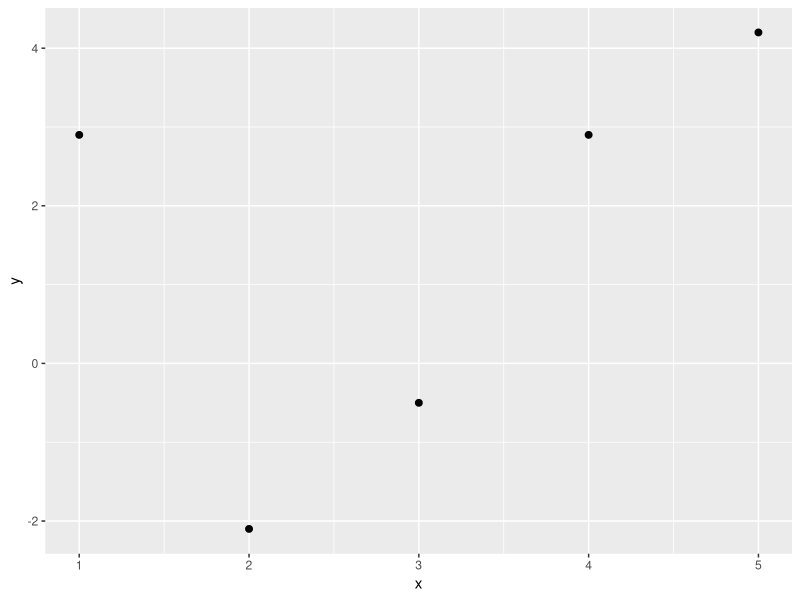
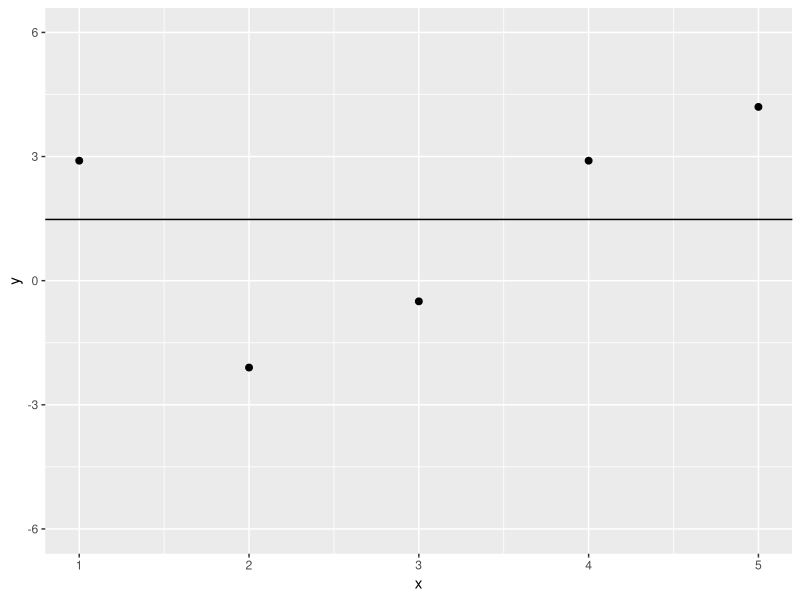
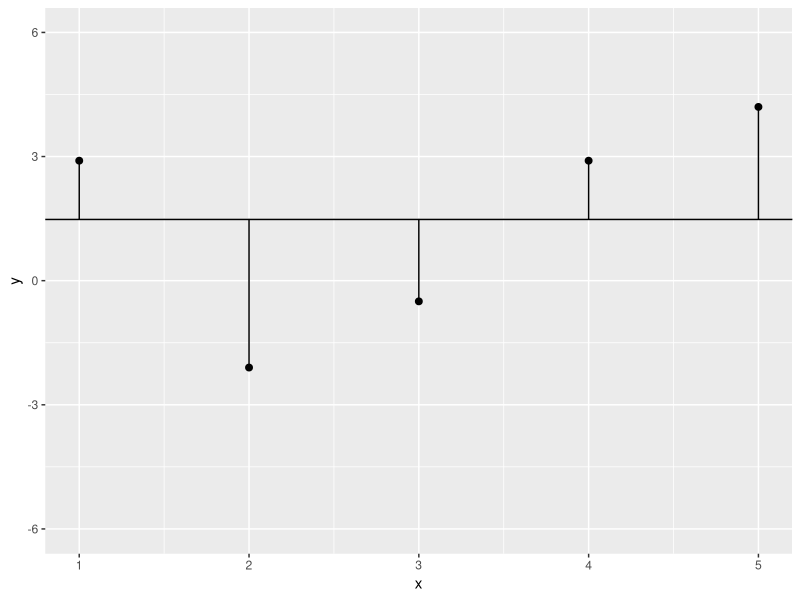
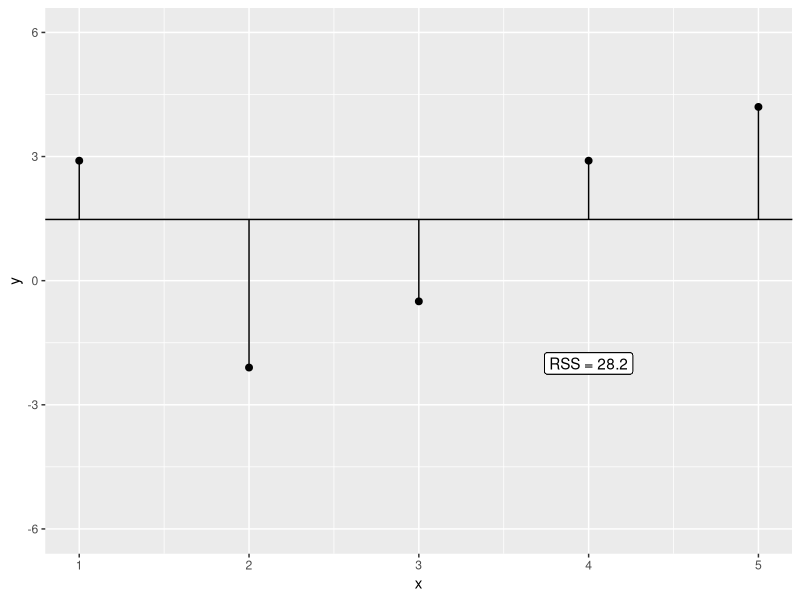
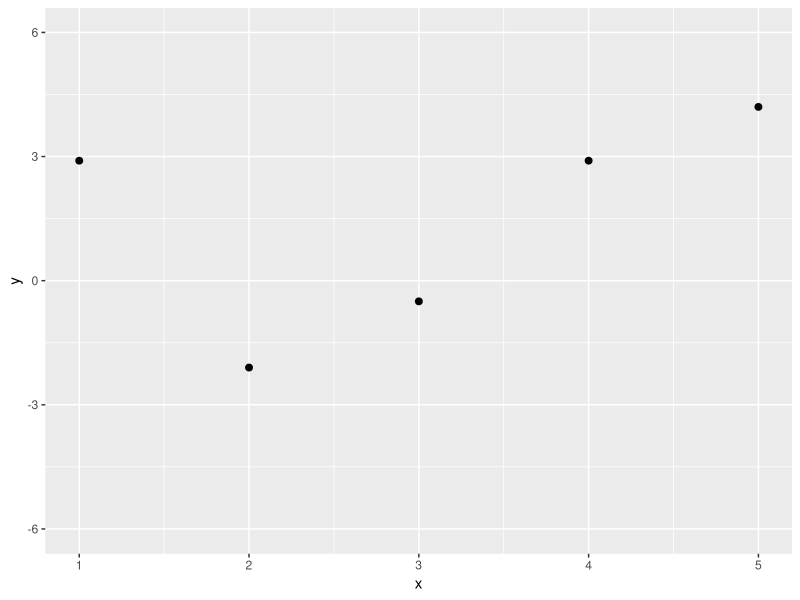
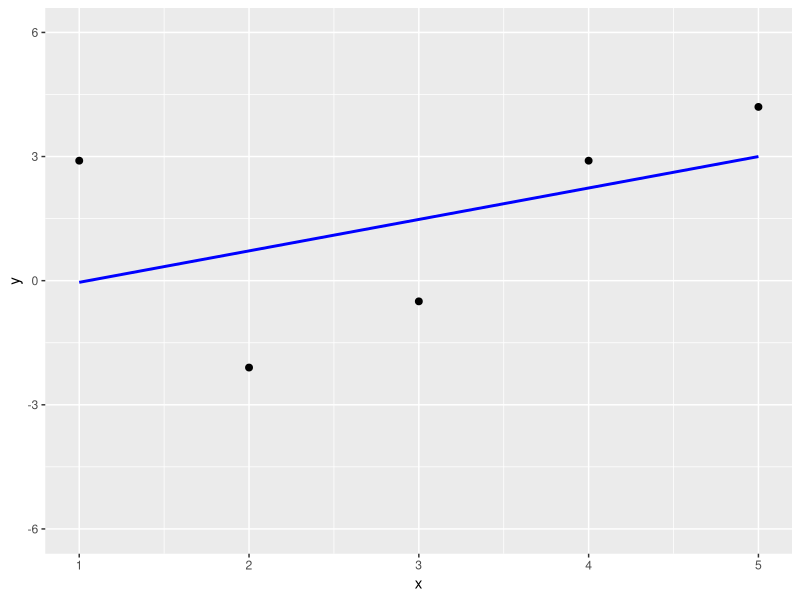
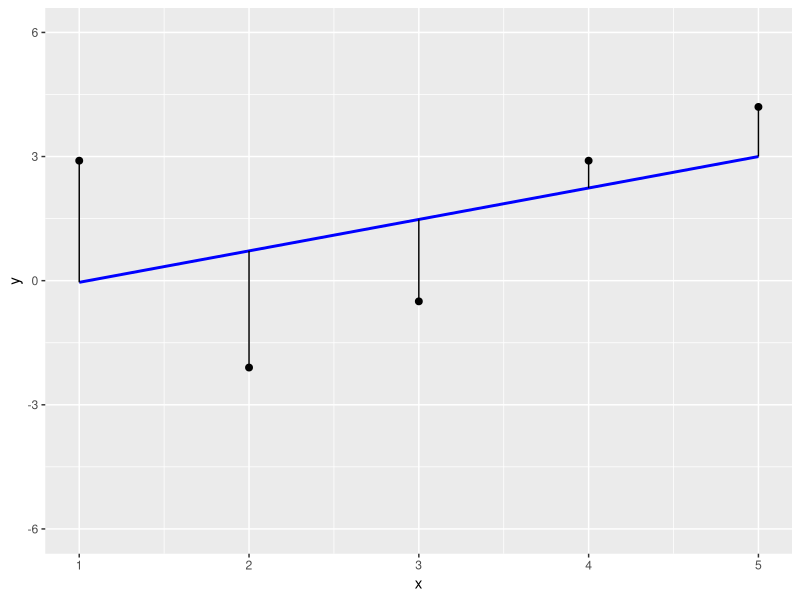
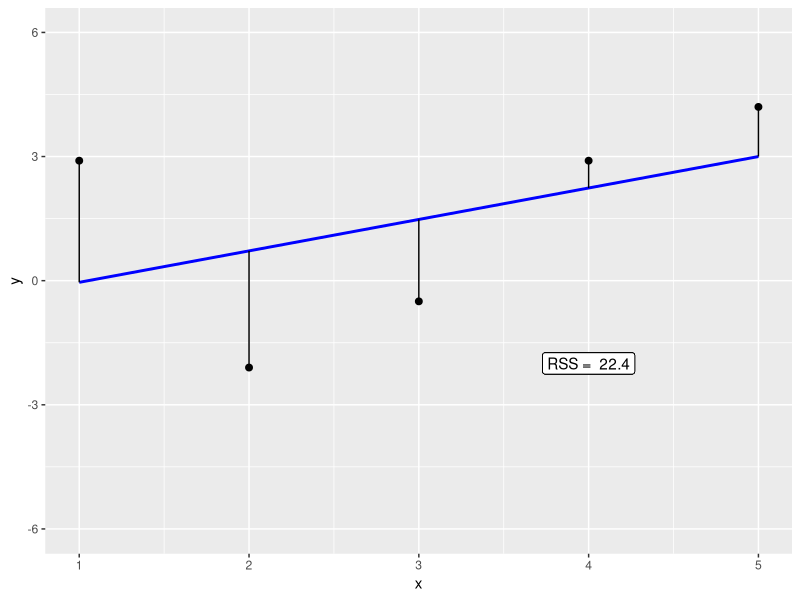

R code for these plots, in order:
## ---- chunk 1
mtcars |>
  head()
## ---- chunk 2
f <- mpg ~ am
t.test(f, 
       data = mtcars, 
       var.equal = TRUE)
## ---- chunk 3
model <- lm(f, 
            data = mtcars)
summary(model)
## ---- chunk 4
y <- c(2.9, -2.1, -0.5, 2.9, 4.2)
x <- 1:5
## ---- chunk 5
df <- data.frame(x, y)

library(ggplot2)
( p <- ggplot(data = df, 
            mapping = aes(x = x, y = y)) +
       geom_point(size = 2) )
## ---- chunk 6
( p <- p + geom_hline(yintercept = mean(y)) +
           scale_y_continuous(limits = c(-6, 6)) )
## ---- chunk 7
( p <- p + geom_segment(mapping = aes(y = mean(y), 
                                    yend = y, 
                                    x = x, 
                                    xend = x)) )
## ---- chunk 8
sum(y - mean(y)) |>
  round(digits = 10)
## ---- chunk 9
sum((y - mean(y))^2) |>
  round(digits = 1)
## ---- chunk 10
RSS <- round(sum((y - mean(y))^2), 1)

lab <- paste("RSS =", RSS)
lab

p + geom_label(x = 4, y = -2, label = lab)
## ---- chunk 11
( p1 <- ggplot(data = data.frame(x, y), 
             mapping = aes(x, y)) +
        geom_point(size = 2) +
        scale_y_continuous(limits = c(-6, 6)) )
## ---- chunk 12
( p1 <- p1 + geom_smooth(method = lm, 
                         se = FALSE, 
                         col = "blue") )
## ---- chunk 13
( p1 <- p1 + geom_segment(aes(y = predict(lm(y ~ x)), yend = y, 
                            x = x, xend = x)) )
## ---- chunk 14
model <- lm(y ~ x)
epsilon <- residuals(model)

( RSS <- round(sum(epsilon^2), digits = 1) )
## ---- chunk 15
lab <- paste("RSS = ", RSS)
p1 + geom_label(x = 4, y = -2, label = lab)
## ---- chunk 16
p1 + geom_point(mapping = aes(x, predict(lm(y ~ x))), 
                pch = 15, size = 2)
## ---- chunk 17
( beta1 <- sum((x - mean(x)) * (y - mean(y)))/sum((x - mean(x))^2) )
( beta0 <- mean(y) - beta1 * mean(x) )
## ---- chunk 18
lm(y ~ x)
## ---- chunk 19
Age <- c(18, 23, 25, 35, 65, 54, 34, 56, 
         72, 19, 23, 42, 18, 39, 37)
HR <- c(202, 186, 187, 180, 156, 169, 174, 172, 
        153, 199, 193, 174, 198, 183, 178)
( df <- data.frame(HR, Age) )
## ---- chunk 20
ggplot(data = df, 
       mapping = aes(x = Age, y = HR)) + 
  geom_point(size = 2) +
  xlab("Age (yr)") +
  ylab("Heart Rate (bpm)") + 
  geom_smooth(method = lm, se = FALSE)
## ---- chunk 21
lm(HR ~ Age, 
   data = df)
## ---- chunk 22
210.0485 - 0.7977 * 50
## ---- chunk 23
model <- lm(HR ~ Age, 
            data = df)
predict(model, 
        newdata = data.frame(Age = 50))
## ---- chunk 24
predict(model, 
        newdata = data.frame(Age = seq(from = 40, 
                                       to = 60, 
                                       by = 10)))
## ---- chunk 25
model |>
  summary()
## ---- chunk 26
res <-model |>
        residuals()

sqrt(sum(res^2)/(length(res)-2))
## ---- chunk 27
model |>
  resid()
## ---- chunk 28
RSS <- sum(resid(model)^2)
RSS
deviance(model)
## ---- chunk 29
model0 <- lm(HR ~ 1, 
             data = df)
SSY <- deviance(model0)
1 - RSS/SSY
## ---- chunk 30
pf(130, 
   df1 = 1, 
   df2 = 13, 
   lower.tail = FALSE)
## ---- chunk 31
I1 <- sample(1:15, size = 15, replace = TRUE)
## ---- chunk 32
I1
table(I1)
## ---- chunk 33
bsHR <- df$HR[I1]
bsAge <- df$Age[I1]
bsHR; bsAge
## ---- chunk 34
modelBS1 <- lm(bsHR ~ bsAge)
coef(modelBS1)
coef(modelBS1)[2]
## ---- chunk 35
slope <- numeric()
int <- numeric()
for(i in 1:100){
  I <- sample(1:15, size = 15, replace = TRUE)
  models <- lm(HR ~ Age, data = df[I, ])
  slope[i] <- coef(models)[2]
  int[i] <- coef(models)[1]
}
ggplot(data = as.data.frame(slope), 
       mapping = aes(slope)) +
    geom_histogram(bins = 25)

df2 <- data.frame(int, slope, bs = 1:100)
ggplot(data = df, 
       mapping = aes(x = Age, y = HR)) + 
  geom_point() + 
  geom_abline(mapping = aes(intercept = int, slope  = slope, group = bs), 
              data = df2) +
  geom_smooth(method = lm)
## ---- chunk 36
sd(slope)
